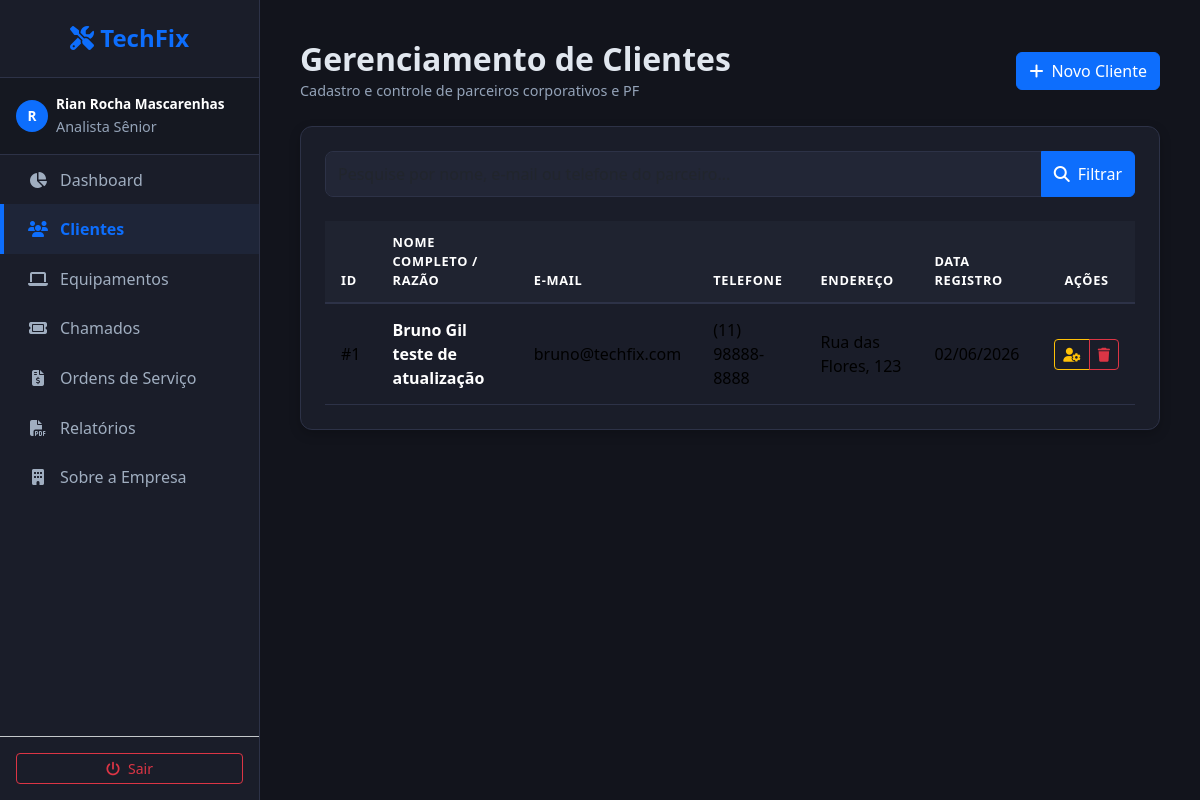
The page /pages/clientes.php (signed in) on the database its author committed.
### tables this page shows
CREATE TABLE clientes (
        id INTEGER PRIMARY KEY AUTOINCREMENT,
        nome TEXT NOT NULL,
        email TEXT NOT NULL,
        telefone TEXT,
        endereco TEXT,
        data_cadastro DATETIME DEFAULT CURRENT_TIMESTAMP
    );

### pages/clientes.php (the view, shortened to what this page needs)
<?php
require_once __DIR__ . '/../includes/db.php';
require_once __DIR__ . '/../includes/header.php';
$termo = trim($_GET['search'] ?? '');
if (!empty($termo)) {
    $stmt = $pdo->prepare("SELECT * FROM clientes WHERE nome LIKE :termo OR email LIKE :termo OR telefone LIKE :termo ORDER BY nome ASC");
    $stmt->execute([':termo' => "%$termo%"]);
} else {
    $stmt = $pdo->query("SELECT * FROM clientes ORDER BY nome ASC");
}
$clientes = $stmt->fetchAll();
?>
<div class="d-flex flex-column flex-sm-row justify-content-between align-items-start align-items-sm-center mb-4 gap-3">
    <div>
        <h2 class="m-0 fw-bold">Gerenciamento de Clientes</h2>
        <small class="text-muted">Cadastro e controle de parceiros corporativos e PF</small>
    </div>
    <a href="cliente_novo.php" class="btn btn-primary"><i class="fa-solid fa-plus me-2"></i>Novo Cliente</a>
</div>
<div class="custom-card">
    <form action="clientes.php" method="GET" class="mb-4">
        <div class="input-group">
            <input type="text" class="form-control" name="search" value="<?= htmlspecialchars($termo, ENT_QUOTES, 'UTF-8'); ?>" placeholder="Pesquise por nome, e-mail ou telefone do parceiro...">
            <button class="btn btn-primary" type="submit"><i class="fa-solid fa-magnifying-glass me-2"></i>Filtrar</button>
        </div>
    </form>
    <div class="table-responsive">
        <table class="table table-hover m-0">
            <thead>
                <tr>
                    <th>ID</th>
                    <th>Nome Completo / Razão</th>
                    <th>E-mail</th>
                    <th>Telefone</th>
                    <th>Endereço</th>
                    <th>Data Registro</th>
                    <th class="text-center">Ações</th>
                </tr>
            </thead>
            <tbody>
                <?php if (count($clientes) === 0): ?>
                    <tr>
                        <td colspan="7" class="text-center text-muted py-4">Nenhum cliente atende aos critérios da consulta executada.</td>
                    </tr>
                <?php else: ?>
                    <?php foreach ($clientes as $c): ?>
                        <tr>
                            <td>#<?= $c['id']; ?></td>
                            <td><strong class="text-white"><?= htmlspecialchars($c['nome'], ENT_QUOTES, 'UTF-8'); ?></strong></td>
                            <td><?= htmlspecialchars($c['email'], ENT_QUOTES, 'UTF-8'); ?></td>
                            <td><?= htmlspecialchars($c['telefone'] ?? 'N/A', ENT_QUOTES, 'UTF-8'); ?></td>
                            <td><?= htmlspecialchars($c['endereco'] ?? 'N/A', ENT_QUOTES, 'UTF-8'); ?></td>
                            <td><?= date('d/m/Y', strtotime($c['data_cadastro'])); ?></td>
                            <td class="text-center">
                                <div class="btn-group">
                                    <a href="cliente_editar.php?id=<?= $c['id']; ?>" class="btn btn-sm btn-outline-warning"><i class="fa-solid fa-user-gear"></i></a>
                                    <a href="clientes.php?excluir=<?= $c['id']; ?>"
                                       class="btn btn-sm btn-outline-danger"
                                       onclick="return confirm('Atenção! Você tem certeza absoluta que deseja remover este cliente?\nEsta ação apagará os dados permanentemente e todos os chamados vinculados a ele.');">
                                        <i class="fa-solid fa-trash"></i>
                                    </a>
                                </div>
                            </td>
                        </tr>
                    <?php endforeach; ?>
                <?php endif; ?>
            </tbody>
        </table>
    </div>
</div>
<?php require_once __DIR__ . '/../includes/footer.php'; ?>

### includes/header.php (shortened to what this page needs)
<!DOCTYPE html>
<html lang="pt-BR">
<head>
    <link href="https://cdn.jsdelivr.net/npm/bootstrap@5.3.2/dist/css/bootstrap.min.css" rel="stylesheet">
    <link rel="stylesheet" href="https://cdnjs.cloudflare.com/ajax/libs/font-awesome/6.4.2/css/all.min.css">
    <link rel="stylesheet" href="../assets/css/style.css">
</head>
<body>
<div class="wrapper">
<?php include_once __DIR__ . '/sidebar.php'; ?>
<div id="content">

### includes/sidebar.php (shortened to what this page needs)
<?php $pagina = basename($_SERVER['PHP_SELF']); ?>
<div id="sidebar">
    <div class="sidebar-brand">
        <h4><i class="fa-solid fa-screwdriver-wrench"></i> TechFix</h4>
    </div>
    <div class="sidebar-profile d-flex align-items-center">
        <div class="bg-primary text-white rounded-circle d-flex align-items-center justify-content-center me-2" style="width: 32px; height: 32px; font-weight: bold;">
            <?= strtoupper(substr($_SESSION['usuario_nome'] ?? 'A', 0, 1)); ?>
        </div>
        <div class="text-truncate">
            <strong class="d-block text-white"><?= htmlspecialchars($_SESSION['usuario_nome'] ?? '', ENT_QUOTES, 'UTF-8'); ?></strong>
            <small class="text-muted">Analista Sênior</small>
        </div>
    </div>
    <ul class="sidebar-nav">
        <li class="<?= ($pagina == 'dashboard.php') ? 'active' : ''; ?>"><a href="dashboard.php"><i class="fa-solid fa-chart-pie"></i> Dashboard</a></li>
        <li class="<?= (strpos($pagina, 'cliente') !== false) ? 'active' : ''; ?>"><a href="clientes.php"><i class="fa-solid fa-users"></i> Clientes</a></li>
        <li class="<?= (strpos($pagina, 'equipamento') !== false) ? 'active' : ''; ?>"><a href="equipamentos.php"><i class="fa-solid fa-laptop"></i> Equipamentos</a></li>
        <li class="<?= (strpos($pagina, 'chamado') !== false) ? 'active' : ''; ?>"><a href="chamados.php"><i class="fa-solid fa-ticket"></i> Chamados</a></li>
        <li class="<?= (strpos($pagina, 'ordem') !== false || strpos($pagina, 'os_') !== false) ? 'active' : ''; ?>"><a href="ordens.php"><i class="fa-solid fa-file-invoice-dollar"></i> Ordens de Serviço</a></li>
        <li class="<?= ($pagina == 'relatorios.php') ? 'active' : ''; ?>"><a href="relatorios.php"><i class="fa-solid fa-file-pdf"></i> Relatórios</a></li>
        <li class="<?= ($pagina == 'sobre.php') ? 'active' : ''; ?>"><a href="sobre.php"><i class="fa-solid fa-building"></i> Sobre a Empresa</a></li>
    </ul>
    <div class="p-3 border-top border-secondary-subtle">
        <a href="../logout.php" class="btn btn-outline-danger btn-sm w-100"><i class="fa-solid fa-power-off me-2"></i>Sair</a>
    </div>
</div>

### includes/footer.php (shortened to what this page needs)
</div> </div> <script src="https://cdn.jsdelivr.net/npm/bootstrap@5.3.2/dist/js/bootstrap.bundle.min.js"></script>
</body>
</html>

### assets/css/style.css (style rules this page uses)
:root { --bg-main: #12141c; --bg-card: #1a1d29; --border-color: #2d3247; --text-primary: #e1e7ef; --text-secondary: #cbd5e1; --sidebar-width: 260px; }
body { background-color: var(--bg-main); color: var(--text-primary); font-family: 'Segoe UI', system-ui, sans-serif; overflow-x: hidden; }
.wrapper { display: flex; width: 100%; align-items: stretch; }
#content { width: calc(100% - var(--sidebar-width)); padding: 2.5rem; min-height: 100vh; transition: all 0.3s ease; }
.custom-card { background-color: var(--bg-card); border: 1px solid var(--border-color); border-radius: 12px; padding: 1.5rem; margin-bottom: 1.5rem; box-shadow: 0 4px 12px rgba(0,0,0,0.2); transition: transform 0.25s ease, box-shadow 0.25s ease, border-color 0.25s ease; }
small.text-muted { color: #94a3b8 !important; font-size: 0.9rem; display: inline-block; margin-top: 2px; }
.form-control, .form-select { background-color: #222636; border: 1px solid var(--border-color); color: var(--text-primary); border-radius: 8px; padding: 0.6rem 0.75rem; transition: all 0.2s ease; }
.table { color: var(--text-primary); border-color: var(--border-color); margin-bottom: 0; }
.table th { background-color: #1f2330; color: #ffffff !important; border-bottom: 2px solid var(--border-color); text-transform: uppercase; font-size: 0.8rem; letter-spacing: 0.7px; padding: 12px 16px; }
.table td { background-color: var(--bg-card); border-bottom: 1px solid var(--border-color); vertical-align: middle; padding: 14px 16px; transition: background-color 0.2s ease; }

### includes/sidebar.php (style rules this page uses)
#sidebar { width: var(--sidebar-width); min-width: var(--sidebar-width); background-color: #1a1d29; border-right: 1px solid var(--border-color); min-height: 100vh; display: flex; flex-direction: column; }
.sidebar-brand { padding: 1.5rem; border-bottom: 1px solid var(--border-color); text-align: center; }
.sidebar-brand h4 { color: #0d6efd; font-weight: 700; margin: 0; }
.sidebar-profile { padding: 1rem; background-color: #151821; border-bottom: 1px solid var(--border-color); font-size: 0.85rem; }
.sidebar-nav { list-style: none; padding: 0; margin: 0; flex-grow: 1; }
.sidebar-nav li a { padding: 0.8rem 1.5rem; display: flex; align-items: center; color: #a0aec0; text-decoration: none; border-left: 4px solid transparent; transition: all 0.2s; }
.sidebar-nav li.active a { background-color: #1e2538; color: #0d6efd; border-left-color: #0d6efd; font-weight: bold; }
.sidebar-nav li a i { margin-right: 12px; width: 20px; text-align: center; }

### rows shown on the page
clientes: id "1", nome "Bruno Gil teste de atualização", email "bruno@techfix.com", telefone "(11) 98888-8888", endereco "Rua das Flores, 123", data_cadastro "02/06/2026"

### other values the page prints
substr($_SESSION['usuario_nome'] ?? 'A', 0, 1) "R"
$_SESSION['usuario_nome'] "Rian Rocha Mascarenhas"
